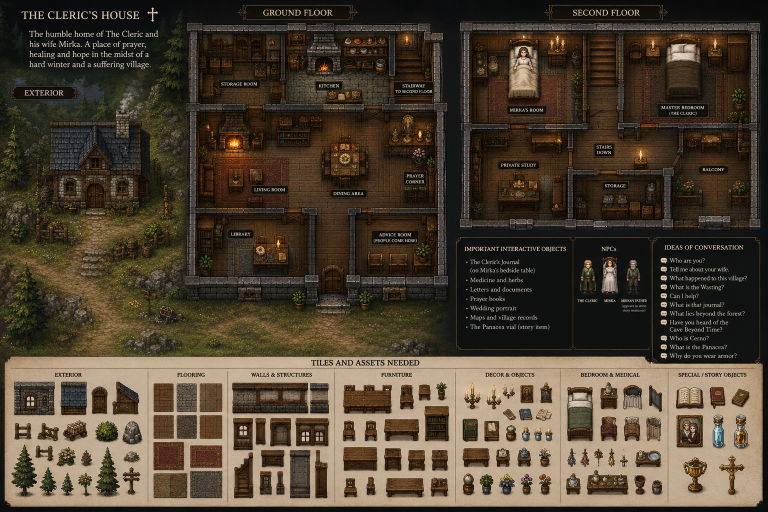
#> input picture tools/refs/cleric-house-concept.png, 1536 x 1024 px, found by its file name (shown at 1/2 size)
$ python extract-house-assets.py
#> lines starting #> are read from the running program, lines starting #| are printed output that depends on the picture
#!/usr/bin/env python3
"""Extract the individual object sprites from the Cleric's House concept art's
"TILES AND ASSETS NEEDED" grid — each icon becomes its own transparent PNG prop,
exactly as Part 4 of the design doc asks.

Only DISCRETE OBJECTS are pulled (furniture, decor, medical, story props). Walls
and floors must tile seamlessly, which painterly swatches cannot, so those stay
as the generated house tiles.

Background removal: the sheet is on parchment. We flood-fill from the crop border
inward, clearing pixels near the local parchment colour — so a sprite's own light
interior (bed sheets, curtains, book pages), being walled off by darker edges, is
never reached and survives.
"""
from PIL import Image
from collections import deque
import os

SRC = "tools/refs/cleric-house-concept.png"
OUT = "tools/refs/extracted"
os.makedirs(OUT, exist_ok=True)
im = Image.open(SRC).convert("RGBA")

# name: (x0, y0, x1, y1) in original-image coords, chosen with a parchment margin.
ITEMS = {
    # --- structures used as props (hearth) + a rug decal ---
    "fireplace":      (810, 880, 940, 968),
    "rug":            (444, 884, 514, 928),
    # --- furniture ---
    "dining_table":   (770, 754, 856, 804),
    "chair":          (768, 815, 814, 874),
    "chair_b":        (816, 815, 860, 874),
    "side_table":     (902, 756, 952, 804),
    "bookshelf":      (860, 806, 942, 888),
    "nightstand":     (862, 888, 920, 930),
    "chest":          (768, 888, 832, 930),
    "coffee_table":   (768, 930, 858, 988),
    "bench":          (858, 930, 952, 988),
    # --- decor & objects ---
    "candelabra":     (963, 750, 1014, 810),
    "wall_candles":   (1015, 750, 1080, 808),
    "icon_holy":      (1082, 748, 1122, 810),
    "frame":          (1122, 748, 1156, 810),
    "picture":        (963, 810, 1014, 874),
    "letter":         (1015, 812, 1062, 860),
    "book_blue":      (963, 874, 1006, 914),
    "candle_jar":     (1015, 872, 1052, 926),
    "font":           (963, 928, 1014, 990),
    "pot_plant":      (1015, 928, 1060, 990),
    "pot_flowers":    (1062, 928, 1106, 990),
    # --- bedroom & medical ---
    "bed":            (1150, 750, 1236, 880),
    "nightstand_med": (1238, 750, 1290, 808),
    "curtains":       (1290, 748, 1334, 814),
    "screen":         (1334, 748, 1380, 814),
    "chair_red":      (1238, 812, 1290, 878),
    "chair_tan":      (1290, 812, 1340, 878),
    "herbs":          (1156, 886, 1200, 930),
    "censer":         (1238, 886, 1282, 930),
    "medicine_tray":  (1288, 878, 1342, 930),
    "basin_table":    (1152, 928, 1204, 990),
    "medicine_table": (1206, 928, 1316, 990),
    "urn":            (1316, 928, 1350, 990),
    # --- special / story ---
    "journal":        (1350, 750, 1422, 808),
    "book_red":       (1424, 750, 1472, 802),
    "book_green":     (1474, 754, 1524, 800),
    "wedding":        (1350, 810, 1450, 884),
    "bottle_empty":   (1452, 810, 1488, 884),
    "panacea":        (1490, 810, 1526, 884),
    "chalice":        (1356, 892, 1428, 990),
    "cross":          (1466, 892, 1518, 990),
}

def bg_color(cell):
    """Most common colour around the crop's border ring — that ring is nearly all
    parchment, so its mode is the parchment colour even when a sprite touches one
    corner (which broke the old median-of-corners estimate)."""
    w, h = cell.size
    px = cell.load()
    hist = {}
    ring = []
    for x in range(w):
        ring += [(x, 0), (x, 1), (x, h-1), (x, h-2)]
    for y in range(h):
        ring += [(0, y), (1, y), (w-1, y), (w-2, y)]
    for x, y in ring:
        r, g, b, a = px[x, y]
        key = (r // 8 * 8, g // 8 * 8, b // 8 * 8)   # quantise to merge texture noise
        hist[key] = hist.get(key, 0) + 1
    return max(hist, key=hist.get)

def dist2(a, b):
    return (a[0]-b[0])**2 + (a[1]-b[1])**2 + (a[2]-b[2])**2

def strip_bg(cell, tol=52):
    """Flood-fill parchment from the border to transparent."""
    w, h = cell.size
    px = cell.load()
    bg = bg_color(cell)
    t2 = tol*tol
    seen = [[False]*w for _ in range(h)]
    q = deque()
    for x in range(w):
        for y in (0, h-1):
            q.append((x, y))
    for y in range(h):
        for x in (0, w-1):
            q.append((x, y))
    while q:
        x, y = q.popleft()
        if x < 0 or y < 0 or x >= w or y >= h or seen[y][x]:
            continue
        seen[y][x] = True
        r, g, b, a = px[x, y]
        if dist2((r, g, b), bg) <= t2:
            px[x, y] = (r, g, b, 0)
            q.extend([(x+1, y), (x-1, y), (x, y+1), (x, y-1)])
    return cell

def trim(cell):
    bbox = cell.getbbox()
    return cell.crop(bbox) if bbox else cell

results = {}
for name, box in ITEMS.items():
    cell = im.crop(box)
    cell = strip_bg(cell)
    cell = trim(cell)
    cell.save(os.path.join(OUT, name + ".png"))
    results[name] = cell
#> this loop made 42 passes
#> (bg in strip_bg, bbox in trim) on passes 1 to 12: ((192, 168, 144), (0, 0, 130, 88)), ((192, 168, 144), (0, 0, 70, 44)), ((192, 168, 144), (0, 15, 86, 50)), ((192, 168, 144), (0, 0, 46, 59)), ((192, 168, 144), (0, 0, 44, 59)), ((192, 168, 144), (7, 0, 50, 48)), ((192, 168, 144), (0, 0, 82, 82)), ((192, 168, 144), (1, 0, 49, 42)), ((192, 168, 144), (0, 8, 64, 42)), ((192, 168, 144), (1, 0, 82, 58)), ((192, 168, 144), (3, 0, 94, 58)), ((192, 168, 144), (8, 0, 51, 60))
#> pass 1, `cell = im.crop(box)`:
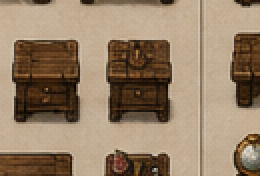
#> cell: PIL image 130x88 RGBA (shown 2 times larger); mean R, G, B, A 149.7, 127.6, 103.8, 255
#> pass 1, `cell = strip_bg(cell)`:
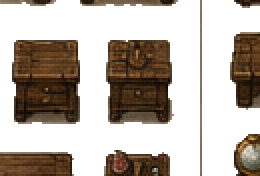
#> cell: PIL image 130x88 RGBA (shown 2 times larger); mean R, G, B, A 149.7, 127.6, 103.8, 100.9; transparent parts drawn white
#> pass 2, `cell = strip_bg(cell)`:
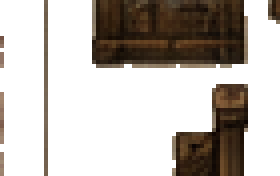
#> cell: PIL image 70x44 RGBA (shown 4 times larger); mean R, G, B, A 151.4, 131.5, 109.2, 85.9; transparent parts drawn white
#> after the loop:
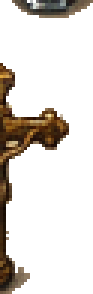
#> cell: PIL image 31x98 RGBA (shown 3 times larger); mean R, G, B, A 167.9, 145, 118.7, 51.8; transparent parts drawn white
#> after the loop, results = 42 items

# contact sheet: each sprite on a mid-grey checker so transparency shows
COLS = 8
cw, ch = 130, 130
rows = (len(results) + COLS - 1) // COLS
#> rows = 6
sheet = Image.new("RGBA", (COLS*cw, rows*ch), (60, 60, 68, 255))
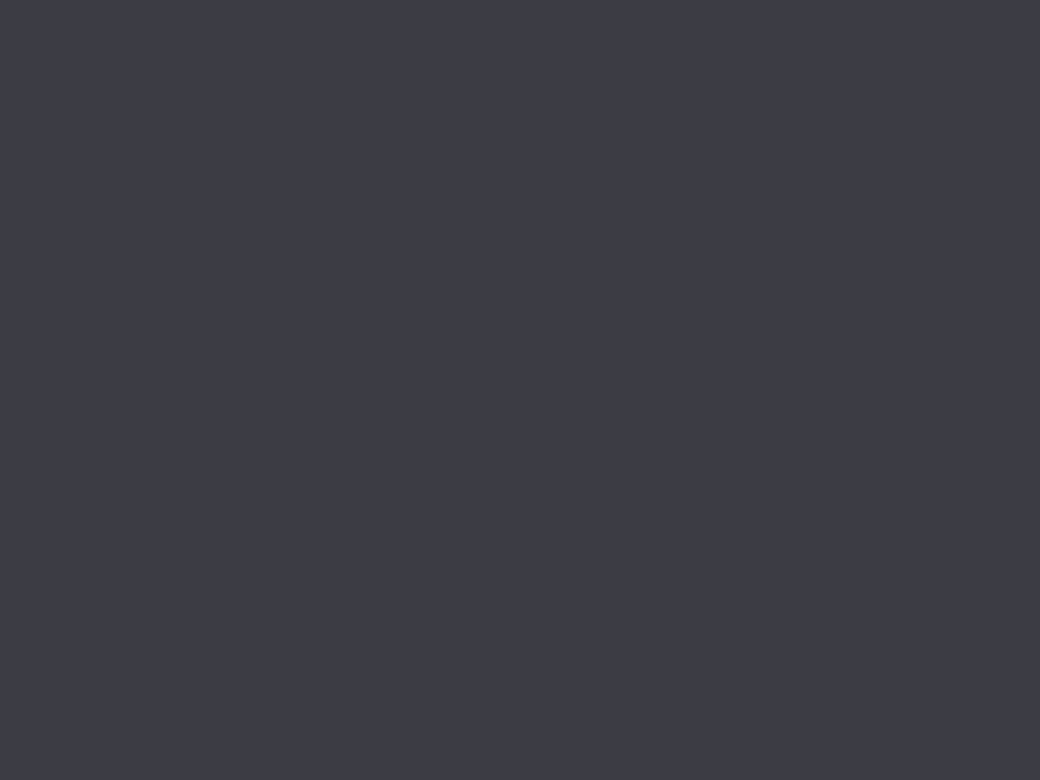
#> sheet: PIL image 1040x780 RGBA; mean R, G, B, A 60, 60, 68, 255
from PIL import ImageDraw
d = ImageDraw.Draw(sheet)
for i, (name, spr) in enumerate(results.items()):
    cx, cy = (i % COLS)*cw, (i // COLS)*ch
    # checker
    for yy in range(0, ch, 16):
        for xx in range(0, cw, 16):
            if (xx//16 + yy//16) % 2 == 0:
                d.rectangle([cx+xx, cy+yy, cx+xx+15, cy+yy+15], fill=(78,78,86,255))
    s = spr.copy()
    s.thumbnail((cw-24, ch-30))
    sheet.alpha_composite(s, (cx + (cw-s.width)//2, cy + 4))
    d.text((cx+4, cy+ch-14), name, fill=(255,255,180,255))
#> this loop made 42 passes
#> (name, cx, cy) on passes 1 to 12: ('fireplace', 0, 0), ('rug', 130, 0), ('dining_table', 260, 0), ('chair', 390, 0), ('chair_b', 520, 0), ('side_table', 650, 0), ('bookshelf', 780, 0), ('nightstand', 910, 0), ('chest', 0, 130), ('coffee_table', 130, 130), ('bench', 260, 130), ('candelabra', 390, 130)
#> pass 3, `s = spr.copy()`:
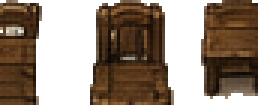
#> s: PIL image 86x35 RGBA (shown 3 times larger); mean R, G, B, A 125.1, 101, 77.1, 155; transparent parts drawn white
#> after the loop:
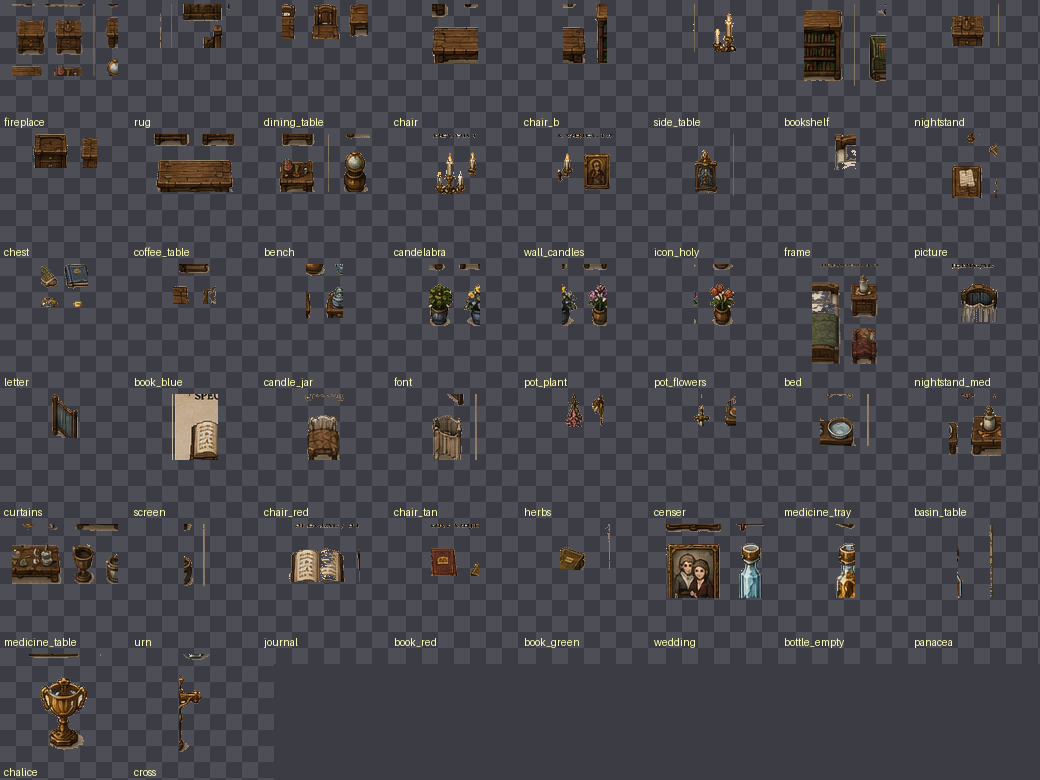
#> sheet: PIL image 1040x780 RGBA; mean R, G, B, A 70.6, 69, 74.4, 255
sheet.save("/tmp/extracted_contact.png")
print(f"extracted {len(results)} sprites -> {OUT}")
#| extracted 42 sprites -> tools/refs/extracted
print("contact sheet -> /tmp/extracted_contact.png")
